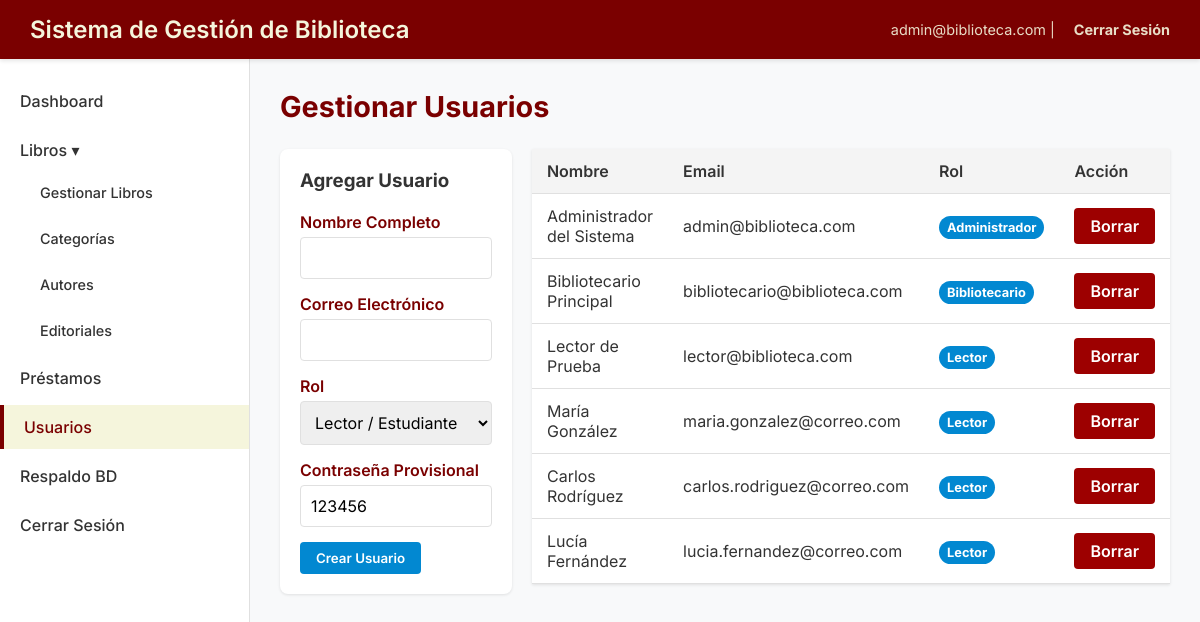
The page /pages/users.php (signed in) on the database its author committed.
### tables this page shows
CREATE TABLE IF NOT EXISTS `users` (
    `id` INT AUTO_INCREMENT PRIMARY KEY,
    `nombre` VARCHAR(100) NOT NULL,
    `rol` ENUM('Administrador', 'Bibliotecario', 'Lector') NOT NULL DEFAULT 'Lector',
    `email` VARCHAR(100) NOT NULL UNIQUE,
    `password` VARCHAR(255) NOT NULL,
    `created_at` TIMESTAMP DEFAULT CURRENT_TIMESTAMP
);

### pages/users.php (the view, shortened to what this page needs)
<?php
require_once __DIR__ . '/../config.php';
require_once __DIR__ . '/../includes/header.php';
$stmt = $pdo->query("SELECT id, nombre, email, rol, created_at FROM users ORDER BY id ASC");
$users = $stmt->fetchAll();
?>
<?php require_once __DIR__ . '/../includes/sidebar.php'; ?>
<div class="content-header">
    <h2>Gestionar Usuarios</h2>
</div>
<div style="display: flex; gap: 20px;">
    <div class="form-container" style="flex: 1; height: max-content;">
        <h3>Agregar Usuario</h3><br>
        <form method="POST">
            <div class="form-group">
                <label>Nombre Completo</label>
                <input type="text" name="nombre" class="form-control" required>
            </div>
            <div class="form-group">
                <label>Correo Electrónico</label>
                <input type="email" name="email" class="form-control" required>
            </div>
            <div class="form-group">
                <label>Rol</label>
                <select name="rol" class="form-control" required>
                    <option value="Lector">Lector / Estudiante</option>
                </select>
            </div>
            <div class="form-group">
                <label>Contraseña Provisional</label>
                <input type="text" name="password" class="form-control" value="123456" required>
            </div>
            <button type="submit" name="add_user" class="btn btn-primary">Crear Usuario</button>
        </form>
    </div>
    <div style="flex: 2;">
        <table class="data-table">
            <thead>
                <tr>
                    <th>Nombre</th>
                    <th>Email</th>
                    <th>Rol</th>
                    <th>Acción</th>
                </tr>
            </thead>
            <tbody>
                <?php foreach ($users as $user): ?>
                <tr>
                    <td><?php echo htmlspecialchars($user['nombre']); ?></td>
                    <td><?php echo htmlspecialchars($user['email']); ?></td>
                    <td><span class="status-badge status-borrowed"><?php echo htmlspecialchars($user['rol']); ?></span></td>
                    <td>
                        <a href="users.php?delete=<?php echo $user['id']; ?>" class="btn btn-delete" onclick="return confirm('¿Borrar usuario?');">Borrar</a>
                    </td>
                </tr>
                <?php endforeach; ?>
            </tbody>
        </table>
    </div>
</div>
<?php require_once __DIR__ . '/../includes/footer.php'; ?>

### style.css (style rules this page uses)
:root { --color-primary: #7a0000; --color-secondary: beige; --color-accent: #9d0000; --color-success: #2e7d32; --color-warning: #f57c00; --color-info: #0288d1; --color-text-dark: #333333; --color-bg-light: #f8f9fa; --color-border: #e0e0e0; }
* { margin: 0; padding: 0; box-sizing: border-box; font-family: 'Inter', 'Roboto', 'Helvetica Neue', Arial, sans-serif; }
body { background-color: var(--color-bg-light); color: var(--color-text-dark); display: flex; flex-direction: column; min-height: 100vh; }
.content-header { display: flex; justify-content: space-between; align-items: center; margin-bottom: 25px; }
.content-header h2 { font-size: 1.8rem; color: var(--color-primary); }
.btn { padding: 8px 16px; border: none; border-radius: 4px; cursor: pointer; font-weight: 600; text-decoration: none; display: inline-block; transition: background-color 0.2s; color: white; }
.btn-primary { background-color: var(--color-info); }
.btn-delete { background-color: var(--color-accent); }
.data-table { width: 100%; background: #fff; border-collapse: collapse; box-shadow: 0 1px 3px rgba(0,0,0,0.1); }
.data-table th, .data-table td { padding: 12px 15px; text-align: left; border-bottom: 1px solid var(--color-border); }
.data-table th { background-color: #f4f4f4; font-weight: 600; color: var(--color-text-dark); }
.status-badge { padding: 4px 8px; border-radius: 12px; font-size: 0.8rem; font-weight: bold; color: white; }
.status-borrowed { background-color: var(--color-info); }
.form-group { margin-bottom: 15px; text-align: left; }
.form-group label { display: block; margin-bottom: 5px; font-weight: 600; color: var(--color-primary); }
.form-control { width: 100%; padding: 10px; border: 1px solid var(--color-border); border-radius: 4px; font-size: 1rem; }
.form-container { background: white; padding: 20px; border-radius: 8px; box-shadow: 0 1px 3px rgba(0,0,0,0.1); max-width: 600px; }

### rows shown on the page
users: nombre "Administrador del Sistema", email "admin@biblioteca.com", rol "Administrador"
users: nombre "Bibliotecario Principal", email "bibliotecario@biblioteca.com", rol "Bibliotecario"
users: nombre "Lector de Prueba", email "lector@biblioteca.com", rol "Lector"
users: nombre "María González", email "maria.gonzalez@correo.com", rol "Lector"
users: nombre "Carlos Rodríguez", email "carlos.rodriguez@correo.com", rol "Lector"
users: nombre "Lucía Fernández", email "lucia.fernandez@correo.com", rol "Lector"

### other values the page prints
$usuario_logueado "admin@biblioteca.com"
